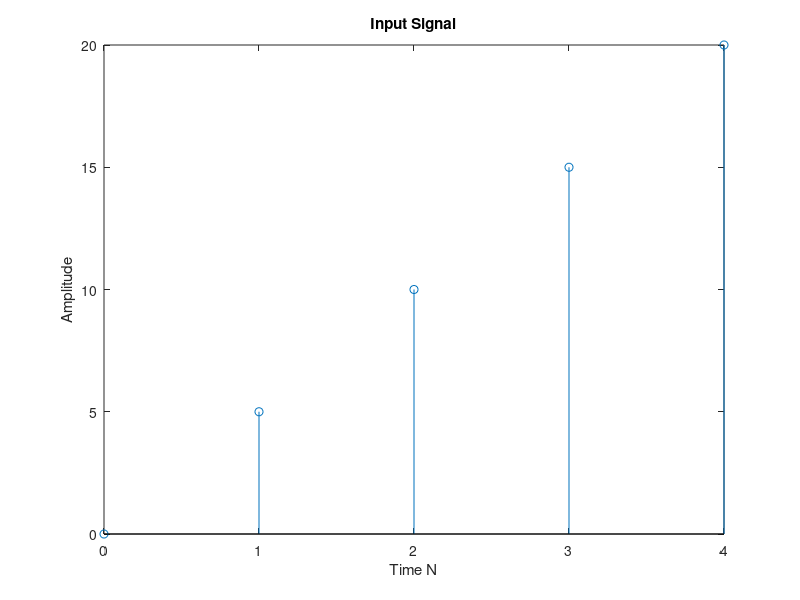
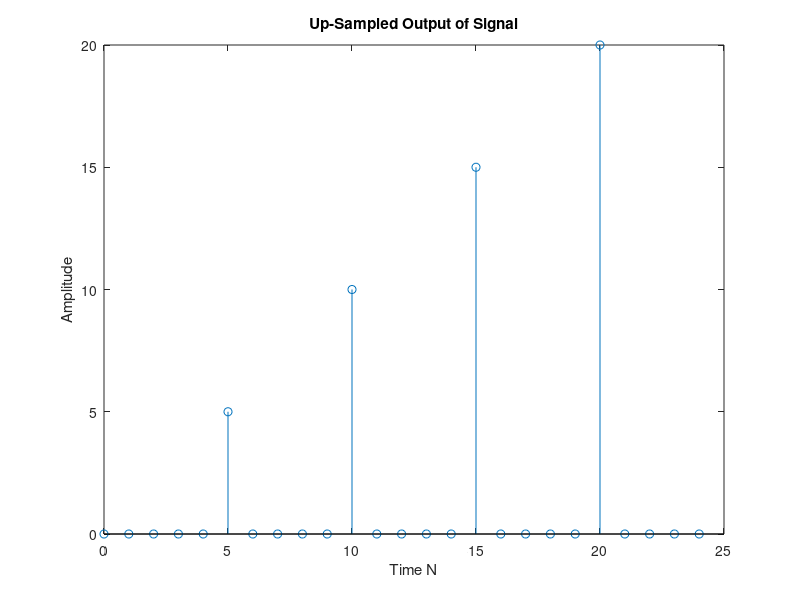
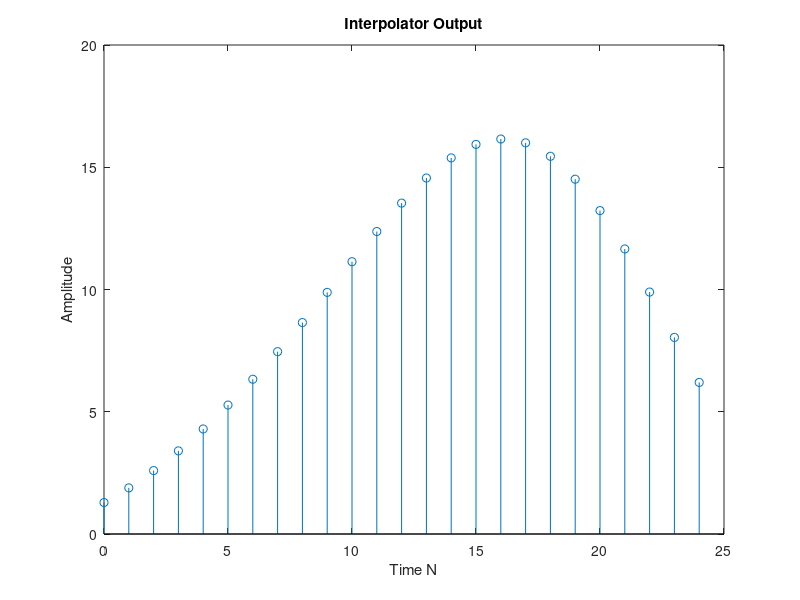

Write MATLAB code to recreate these figures, in order.
clc;
close all;
clear all;
n=input('Enter length of input sequence:');
l=input('Enter up-sampling/interpolation factor:');

m=0:n-1; %making a vector m from the lenght of input sequence
a=input('Enter Slope of Ramp Signal:');
x = (0:n-1)*a; % for generating ramp signal x with a slope of a
%replace your own signal/sequence with the variable x

figure,stem(m,x);
xlabel('Time N');
ylabel('Amplitude');
title('Input Signal');

y=upsample(x,l);

nm=0:length(y)-1;
figure,stem(nm,y); %Upsampled version of signal
xlabel('Time N');
ylabel('Amplitude');
title('Up-Sampled Output of Signal');


xi=x;
yi = interp(xi,l);
nn=0:length(yi)-1;
figure,stem(nn,yi); %interpolation output 
xlabel('Time N');
ylabel('Amplitude');
title('Interpolator Output');

